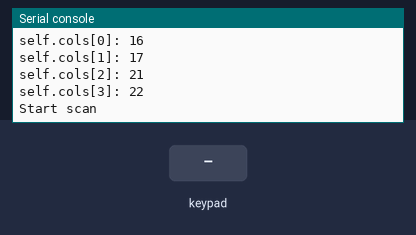
A program run on a simulated MicroPython board. Shown: the last lines printed to the serial console. The inputs (shaded band) are chosen by the test bench.

Above: at 1.2 s.
1.3 s: key '1' pressed
At 2.0 s:
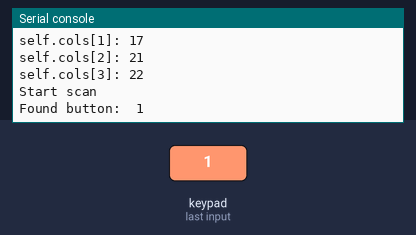
2.9 s: keypad keys 1 2 # pressed 0.4 s apart
At 4.5 s:
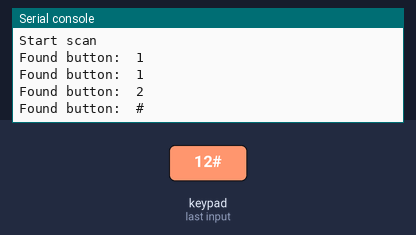
5.6 s: key 'A' pressed
At 6.8 s:
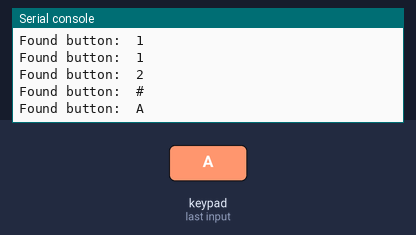
7.1 s: keypad keys 1 2 * pressed 0.4 s apart
At 9.2 s:
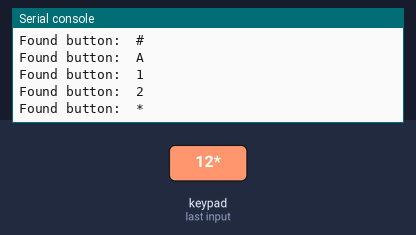
9.8 s: key 'B' pressed
At 11.0 s:
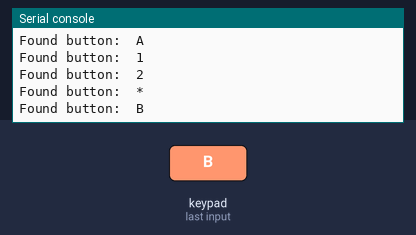
11.3 s: keypad keys 1 2 D pressed 0.4 s apart
At 13.0 s:
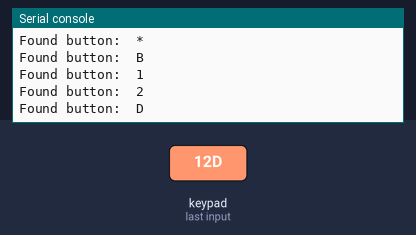
Timing chart, 0 to 14.5 s (numbered marks = the images above; inputs shaded):
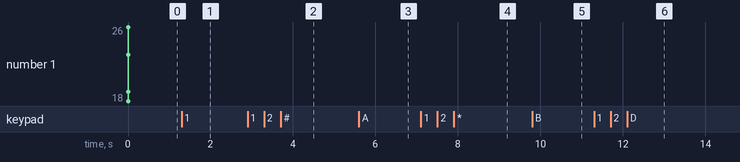

The program:

keypad_V2.py
```python
# (licence header left out)
from machine import Pin
from time import sleep_us,sleep_ms

class KeyPad:
    chars = [['1','2','3','A'],['4','5','6','B'],
             ['7','8','9','C'],['*','0','#','D']]

    def __init__(self,row1=23,row2=19,row3=18,row4=26,
                 col1=16,col2=17,col3=21,col4=22):
        self.rows = [None]*4
        self.cols = [None]*4

        self.row_pins = [row1,row2,row3,row4]
        self.col_pins = [col1,col2,col3,col4]
        for i in range(4):
            print("self.rows[%d]: %d"%(i,self.row_pins[i]))
        for i in range(4):
            print("self.cols[%d]: %d"%(i,self.col_pins[i]))

        # set all pins to input with pull_up
        for i in range(4):
            self.rows[i]=Pin(self.row_pins[i],Pin.IN,Pin.PULL_UP)
            self.cols[i]=Pin(self.col_pins[i],Pin.IN,Pin.PULL_UP)

    def scan(self):
        print("Start scan")
        btn = None
        while True:
            found = False
            for row in range(4):
                # put a low on the row
                self.rows[row] = Pin(self.row_pins[row],Pin.OUT)
                self.rows[row].off()
                for col in range(4):
                    if self.cols[col].value() == 0:
                        # print("btn: " + self.chars[row][col])
                        if not btn:
                            btn=self.chars[row][col]
                            print("Found button: ",btn)
                        found = True
                        # print("found: ",found)
                        # print("btn: ",btn)
                        break
                # switch the row back to input mode
                self.rows[row] = Pin(self.row_pins[row],Pin.IN,Pin.PULL_UP)
                sleep_ms(10)

            # print("found: ",found)
            # print("btn: ",btn)
            if not found and btn:
                self.char = btn
                btn = None
            sleep_ms(100)


keypad = KeyPad()
keypad.scan()
```

Measured:
- after the input at 1.3 s, the serial console: prints a new line after 0.11 s (image 1)
- after the input at 2.9 s, the serial console: prints a new line after 0.48 s (image 2)
- after the input at 5.6 s, the serial console: prints a new line at once (image 3)
- after the input at 7.1 s, the serial console: prints a new line after 0.07 s (image 4)
- after the input at 9.8 s, the serial console: prints a new line after 0.05 s (image 5)
- after the input at 11.3 s, the serial console: prints a new line after 0.09 s (image 6)
